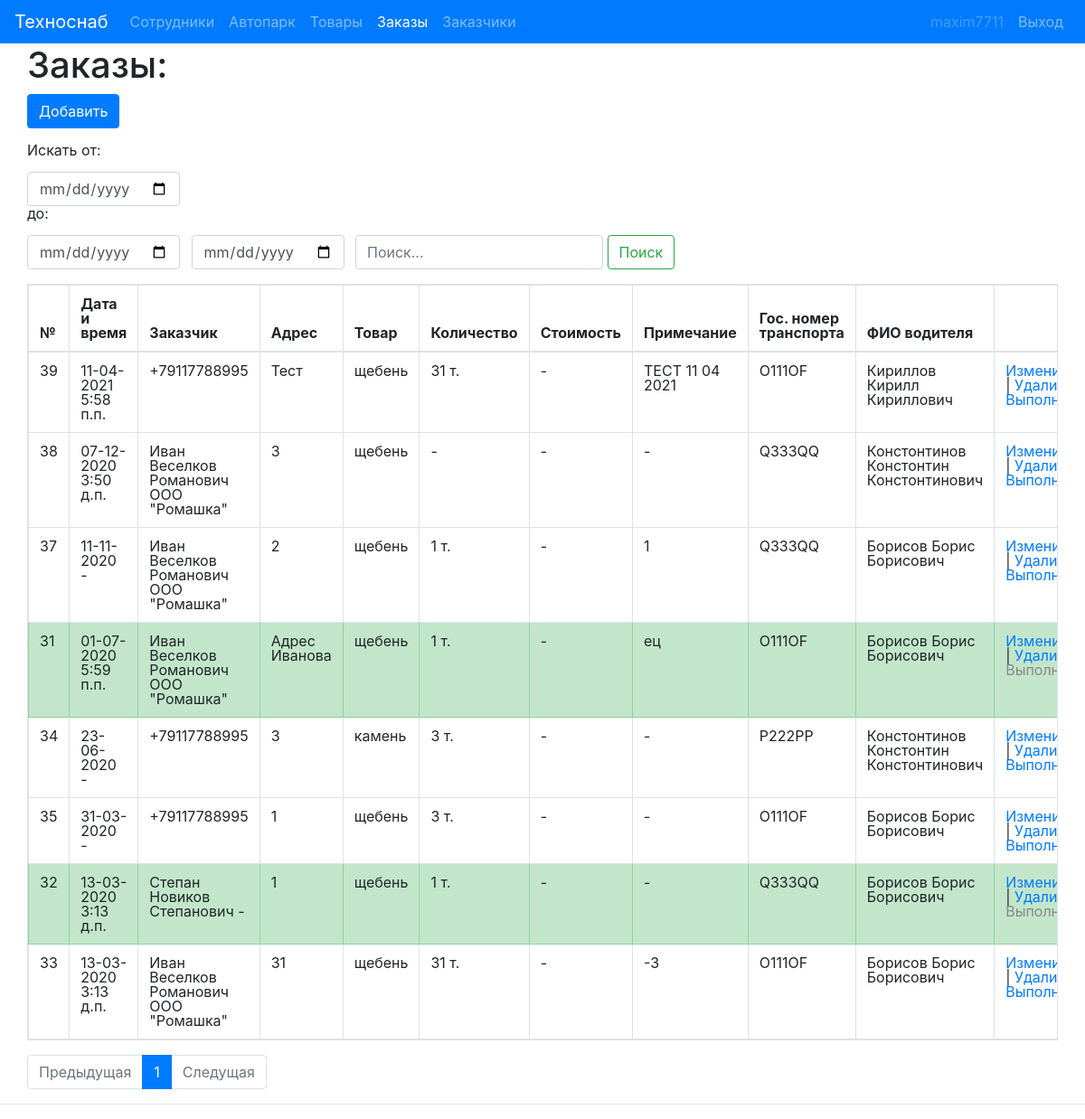
Screenshot of /orders/ (signed in) with the database file from the repository.
### orders/models.py (models this page shows, shortened)
class Order(models.Model):
    car = models.ForeignKey(Cars, verbose_name="Автомобиль", on_delete=models.SET_NULL, null=True)
    worker = models.ForeignKey(Worker, verbose_name="Работник", on_delete=models.SET_NULL, null=True, blank=True)
    customer = models.ForeignKey(Сustomer, verbose_name="Заказчик", on_delete=models.SET_NULL, null=True)
    product = models.ForeignKey(Product, verbose_name="Продукт", on_delete=models.SET_NULL, null=True, blank=True)
    quantity = models.IntegerField(verbose_name="Количество", null=True, blank=True)
    final_price = models.IntegerField(verbose_name="Итоговая стоимость", null=True, blank=True)
    adress = models.CharField(max_length=20, verbose_name="Адрес")
    caption = models.CharField(max_length=300, verbose_name="Примечание", null=True, blank=True, default='-')
    STATUS = (
        ('С', 'Сompleted'),
        ('D', 'During'),
    )
    status = models.CharField(max_length=1, choices=STATUS, verbose_name="Статус", default='D', null=True)
    date = models.DateTimeField(null=True, verbose_name="Дата")
    time = models.TimeField(verbose_name="Время", null=True, blank=True)
    class Meta:
        verbose_name = "Заказ"
        verbose_name_plural ="Заказы"

### customers/models.py (models this page shows, shortened)
class Сustomer(models.Model):
    first_name = models.CharField(max_length=20, verbose_name="Имя", null=True, blank=True)
    middle_name = models.CharField(max_length=20, verbose_name="Фамилия", null=True, blank=True)
    last_name = models.CharField(max_length=20, verbose_name="Отчество", null=True, blank=True)
    organization = models.CharField(max_length=20, verbose_name="Организация", null=True, blank=True, default="-")
    adres = models.CharField(max_length=200, verbose_name="Адрес", null=True, blank=True, default="-")
    phone = models.CharField(max_length=12, verbose_name="Телефон", unique=True)
    T_customer = models.ForeignKey(Type_customer, verbose_name="Тип заказчика", on_delete=models.SET_NULL, null=True, default=2)
    inn = models.CharField(max_length=10, verbose_name="ИНН", null=True, blank=True, default="-")
    kpp = models.CharField(max_length=9, verbose_name="КПП", null=True, blank=True, default="-")
    bank = models.CharField(max_length=50, verbose_name="Банк", null=True, blank=True, default="-")
    rs = models.CharField(max_length=20, verbose_name="р/с", null=True, blank=True, default="-")
    ks = models.CharField(max_length=20, verbose_name="Корр. счет", null=True, blank=True, default="-")
    bik = models.CharField(max_length=9, verbose_name="БИК", null=True, blank=True, default="-")
    email = models.CharField(max_length=40, verbose_name="E-mail", null=True, blank=True, default="-")
    def __str__(self):
            if self.first_name == None:
                return "+" + self.phone
            else:
                return self.first_name + " " + self.middle_name + " " + self.last_name + " " + self.organization
    class Meta:
        verbose_name = "Заказчик"
        verbose_name_plural ="Заказчики"

### services/models.py (models this page shows, shortened)
class Product(models.Model):
    product_caption = models.CharField(max_length=20, verbose_name="Наименование продукта")
    price = models.PositiveIntegerField(verbose_name="Цена")
    quantity_in_stock = models.IntegerField(verbose_name="Количество на складе")
    def __str__(self):
        return self.product_caption
    class Meta:
        verbose_name = "Продукт"
        verbose_name_plural ="Продукты"

### cars/models.py (models this page shows, shortened)
class Cars(models.Model):
    state_number = models.CharField(max_length=7, verbose_name="Гос номер", unique=True)
    Model_caption = models.CharField(max_length=30, verbose_name="Модель", null=True)
    Spec_caption = models.CharField(max_length=30, verbose_name="Спецификация", null=True)
    Mark_caption = models.CharField(max_length=30, verbose_name="Марка", null=True)
    carrying = models.PositiveIntegerField(verbose_name="Грузоподъемность", default=0)
    rent = models.PositiveIntegerField(verbose_name="Аренда", default=0)
    def __str__(self):
        return self.state_number
    class Meta:
        verbose_name = "Автомобиль"
        verbose_name_plural ="Автомобили"
        ordering = ['state_number']

### workers/models.py (models this page shows, shortened)
class Worker(models.Model):
    first_name = models.CharField(max_length=20, verbose_name="Имя")
    middle_name = models.CharField(max_length=20, verbose_name="Фамилия")
    last_name = models.CharField(max_length=20, verbose_name="Отчество")
    phone = models.CharField(max_length=12, verbose_name="Телефон", unique=True)
    passport_seria = models.CharField(max_length=4, verbose_name="Серия Паспорта")
    passport_number = models.CharField(max_length=6, verbose_name="Номер Паспорта")
    passport_issued = models.CharField(max_length=100, verbose_name="Паспорт выдан")
    passport_date = models.DateField(verbose_name="Дата выдачи", null=True)
    adress = models.CharField(max_length=100, verbose_name="Адрес")
    P_position = models.ForeignKey(Position, verbose_name="Должность", null=True, on_delete=models.SET_NULL)
    T_work = models.ForeignKey(Type_work, verbose_name="Тип работы", null=True, on_delete=models.SET_NULL)
    time = models.IntegerField(verbose_name="Время работы", null=True)
    passport_img = models.ImageField(null=True, blank=True, upload_to="pasport_img/", verbose_name="Скан паспорта")
    def __str__(self):
        return self.middle_name + " " + self.first_name + " " + self.last_name
    class Meta:
        verbose_name = "Работник"
        verbose_name_plural ="Работники"

### orders/views.py (the view)
# urls.py: path('orders/', include('orders.urls')),
def orders(request):
    search_query_date = request.GET.get('search_date', '')
    search_query_text = request.GET.get('search_text', '')
    search_query_from = request.GET.get('search_date_from', '')
    search_query_to = request.GET.get('search_date_to', '')
    if (search_query_from and search_query_to):
        def date_from_to(search_query_from, search_query_to):
            return
    if (search_query_text or search_query_date == None):
        orders = Order.objects.filter(Q(adress__icontains=search_query_text) |
                                      Q(customer__first_name__icontains=search_query_text) |
                                      Q(customer__middle_name__icontains=search_query_text) |
                                      Q(customer__last_name__icontains=search_query_text) |
                                      Q(customer__organization__icontains=search_query_text) |
                                      Q(customer__phone__icontains=search_query_text) |
                                      Q(product__product_caption__icontains=search_query_text) |
                                      Q(car__state_number__icontains=search_query_text)|
                                      Q(worker__first_name__icontains=search_query_text)|
                                      Q(worker__middle_name__icontains=search_query_text) |
                                      Q(worker__last_name__icontains=search_query_text)
                                      ).order_by('-date')
    elif (search_query_text or search_query_date):
        orders = Order.objects.filter(Q(adress=search_query_text) | Q(date=search_query_date)
                                      ).order_by('-date')
    elif (search_query_to and search_query_from != None):
        orders = Order.objects.raw("SELECT * FROM `orders_order` WHERE date >= %s and date <= %s", [search_query_from, search_query_to])
    else:
        orders = Order.objects.order_by('-date')
    paginator = Paginator(orders, 10)
    page_number = request.GET.get('page', 1)
    page = paginator.get_page(page_number)
    is_paginated = page.has_other_pages()
    if page.has_previous():
        prev_url = '?page={}'.format(page.previous_page_number())
    else:
        prev_url = ''
    if page.has_next():
        next_url = '?page={}'.format(page.next_page_number())
    else:
        next_url = ''
    context = {
        'page_object': page,
        'is_paginated': is_paginated,
        'next_page_url': next_url,
        'prev_page_url': prev_url
    }
    return render(request, 'orders.html', context=context)

### orders/templates/orders.html (shortened to what this page needs)
{% extends 'base.html' %}
{% block content%}
<div class="container-fluid">
	<div class="row">
		<div class="col-lg-12">
			<h1>Заказы:</h1>
			<p>
				<a href="create/" class="btn btn-primary">Добавить</a>
			</p>
			<p>
				<form method="get" action="" class="form-inline">
				    <div class="row">
				    	<div class="col">
							<p>Искать от:</p>
							<input class="form-control mr-sm-2" type="date" name="search_date_from" placeholder="Поиск..." aria-label="Search">
							<p>до:</p>
							<input class="form-control mr-sm-2" type="date" name="search_date_to" placeholder="Поиск..." aria-label="Search">
				    		<input class="form-control mr-sm-2" type="date" name="search_date" placeholder="Поиск..." aria-label="Search">
				    		<input type="text" class="form-control"  name="search_text" placeholder="Поиск..." >
				    		<button class="btn btn-outline-success my-2 my-sm-0" type="submit">Поиск</button>
				    	</div>
				    </div>
				</form>
			</p>
			<table class="table table-bordered table-responsive">
			  <thead>
			    <tr>
			      <th scope="col">№</th>
			      <th scope="col">Дата и время</th>
			      <th scope="col">Заказчик</th>
			      <th scope="col">Адрес</th>
			      <th scope="col">Товар</th>
			      <th scope="col">Количество</th>
			      <th scope="col">Стоимость</th>
			      <th scope="col">Примечание</th>
			      <th scope="col">Гос. номер транспорта</th>
			      <th scope="col">ФИО водителя</th>
			      <th scope="col"></th>
			    </tr>
			  </thead>
			  <tbody>
			  	{% for orders in page_object.object_list %}
			    	<tr {% if orders.status == 'C'  %} class='table-success' {% endif %}>
			    		  <td>{{orders.id}}</td>
			    		  <td> {% if orders.date == None %} - {% else %} {{orders.date}} {% endif %} {% if orders.time == None %} - {% else %} {{orders.time}} {% endif %}</td>
					      <td>{% if orders.customer == None %} - {% else %} {{orders.customer}} {% endif %}</td>
					      <td>{% if orders.adress == None %} - {% else %} {{orders.adress}} {% endif %}</td>
					      <td>{% if orders.product == None %} - {% else %} {{orders.product}} {% endif %}</td>
					      <td>{% if orders.quantity == None %} - {% else %} {{orders.quantity}} т. {% endif %}</td>
					      <td>{% if orders.final_price == None %} - {% else %} {{orders.final_price}} р. {% endif %}</td>
					      <td>{% if orders.caption == None %} - {% else %} {{orders.caption}} {% endif %}</td>
					      <td>{% if orders.car == None %} - {% else %} {{orders.car}} {% endif %}</td>
					      <td>{% if orders.worker == None %} - {% else %} {{orders.worker}} {% endif %}</td>
					      <td><a href="edit/{{orders.id}}">Изменить </a> | <a href="delete/{{orders.id}}">Удалить</a> | <a href="complite/{{orders.id}}" {% if orders.status == "C" %}class="disabled"{% endif %}>Выполнить </a></td>
			   	 	</tr>
			    {% endfor %}
			  </tbody>
			</table>
			<nav aria-label="...">
						  <ul class="pagination">
							    <li class="page-item {%if not prev_page_url %} disabled {% endif %}">
							      	<a class="page-link" href="{{ prev_page_url }}" tabindex="-1" aria-disabled="true">Предыдущая</a>
							    </li>
								{% for n in page_object.paginator.page_range %}
									{% if page_object.number == n %}
										<li class="page-item active" aria-current="page">
									    	<a class="page-link" href="?page={{ n }}">{{ n }} <span class="sr-only">(current)</span></a>
									    </li>
										{% elif n > page_object.number|add:-3 and n < page_object.number|add:3 %}
									    <li class="page-item">
									    	<a class="page-link" href="?page={{ n }}">{{ n }}</a>
									    </li>
									{% endif %}
								{% endfor %}
							    <li class="page-item {%if not next_page_url %} disabled {% endif %}">
							      	<a class="page-link" href="{{ next_page_url }} ">Следущая</a>
							    </li>
						  </ul>
					</nav>
		</div>
	</div>
</div>
{% endblock %}

### main/templates/base.html (shortened to what this page needs)
<!DOCTYPE html>
<html lang="en">
<head>
	{% load static %}
	<link rel="stylesheet" href="https://stackpath.bootstrapcdn.com/bootstrap/4.4.1/css/bootstrap.min.css">
	<link rel="stylesheet" href="{% static 'css/reset.css' %}">
	<link rel="stylesheet" href="{% static 'css/BaseStyle.css' %}">
</head>
<body>
 <nav class="navbar navbar-expand-lg  navbar-dark bg-primary">
  <a class="navbar-brand" href="#">Техноснаб</a>
  <div class="collapse navbar-collapse" id="navbarSupportedContent">
	   <ul class="navbar-nav mr-auto">
				      {% url 'workers' as url_workers %}
								{% url 'cars' as url_cars %}
								{% url 'services' as url_services %}
								{% url 'orders' as url_orders %}
								{% url 'customers' as url_customers %}
								{% url 'login' as url_login %}
								{% url 'logout' as url_logout %}
								{% url 'register' as url_register %}
								<li class="nav-item "><a class="nav-link {% if url_workers == request.path %}active{% endif %}" href="{{url_workers}}">Сотрудники</a></li>
								<li class="nav-item "><a class="nav-link {% if url_cars == request.path %}active{% endif %} " href="{{url_cars}}">Автопарк</a></li>
								<li class="nav-item "><a class="nav-link {% if url_services == request.path %}active{% endif %}" href="{{url_services}}">Товары</a></li>
								<li class="nav-item "><a class="nav-link {% if url_orders == request.path %}active{% endif %}" href="{{url_orders}}">Заказы</a></li>
								<li class="nav-item "><a class="nav-link {% if url_customers == request.path %}active{% endif %}" href="{{url_customers}}">Заказчики</a></li>
				    </ul>
				    <form class="form-inline my-2 my-lg-0">
						    <ul class="navbar-nav ">
								{% if user.is_staff %}
									<li class="nav-item "><a class="nav-link disabled" href="{{url_register}}">{{request.user}}</a></li>
									<li class="nav-item "><a class="nav-link {% if url_logout == request.path %}active{% endif %}" href="{{url_logout}}">Выход</a></li>
								{% else %}
									<li class="nav-item "><a class="nav-link {% if url_login == request.path %}active{% endif %}" href="{{url_login}}">Авторизация</a></li>
								{% endif %}
							</ul>
    </form>
  </div>
</nav>
	<div class="container-fluid">
		<div class="row">
			<div class="col">
	{% if request.user.is_authenticated  %}
	{% block content%}
	{% endblock %}
	{% else %}
		<h1>Вы не авторизованы</h1>
	{% endif %}
			</div>
		</div>
	</div>
	<footer class="footer text-muted justify ">
					<hr>
	</footer>
</body>
</html>

### orders/templates/orders.html (style rules this page uses)
a.disabled { pointer-events: none; cursor: default; color: #888; }

### rows the page displays
Order: id "39", date "11-04-2021", time "5:58 п.п.", customer "+79117788995", adress "Тест", product "щебень", quantity "31", caption "ТЕСТ 11 04 2021", car "O111OF", worker "Кириллов Кирилл Кириллович"
Order: id "38", date "07-12-2020", time "3:50 д.п.", customer "Иван Веселков Романович ООО \"Ромашка\"", adress "3", product "щебень", caption "-", car "Q333QQ", worker "Констонтинов Констонтин Констонтинович"
Order: id "37", date "11-11-2020", customer "Иван Веселков Романович ООО \"Ромашка\"", adress "2", product "щебень", quantity "1", caption "1", car "Q333QQ", worker "Борисов Борис Борисович"
Order: id "31", date "01-07-2020", time "5:59 п.п.", customer "Иван Веселков Романович ООО \"Ромашка\"", adress "Адрес Иванова", product "щебень", quantity "1", caption "ец", car "O111OF", worker "Борисов Борис Борисович"
Order: id "34", date "23-06-2020", customer "+79117788995", adress "3", product "камень", quantity "3", caption "-", car "P222PP", worker "Констонтинов Констонтин Констонтинович"
Order: id "35", date "31-03-2020", customer "+79117788995", adress "1", product "щебень", quantity "3", caption "-", car "O111OF", worker "Борисов Борис Борисович"
Order: id "32", date "13-03-2020", time "3:13 д.п.", customer "Степан Новиков Степанович -", adress "1", product "щебень", quantity "1", caption "-", car "Q333QQ", worker "Борисов Борис Борисович"
Order: id "33", date "13-03-2020", time "3:13 д.п.", customer "Иван Веселков Романович ООО \"Ромашка\"", adress "31", product "щебень", quantity "31", caption "-3", car "O111OF", worker "Борисов Борис Борисович"

### other values shown
{{ request.user }} "maxim7711"
{{ n }} "1"
